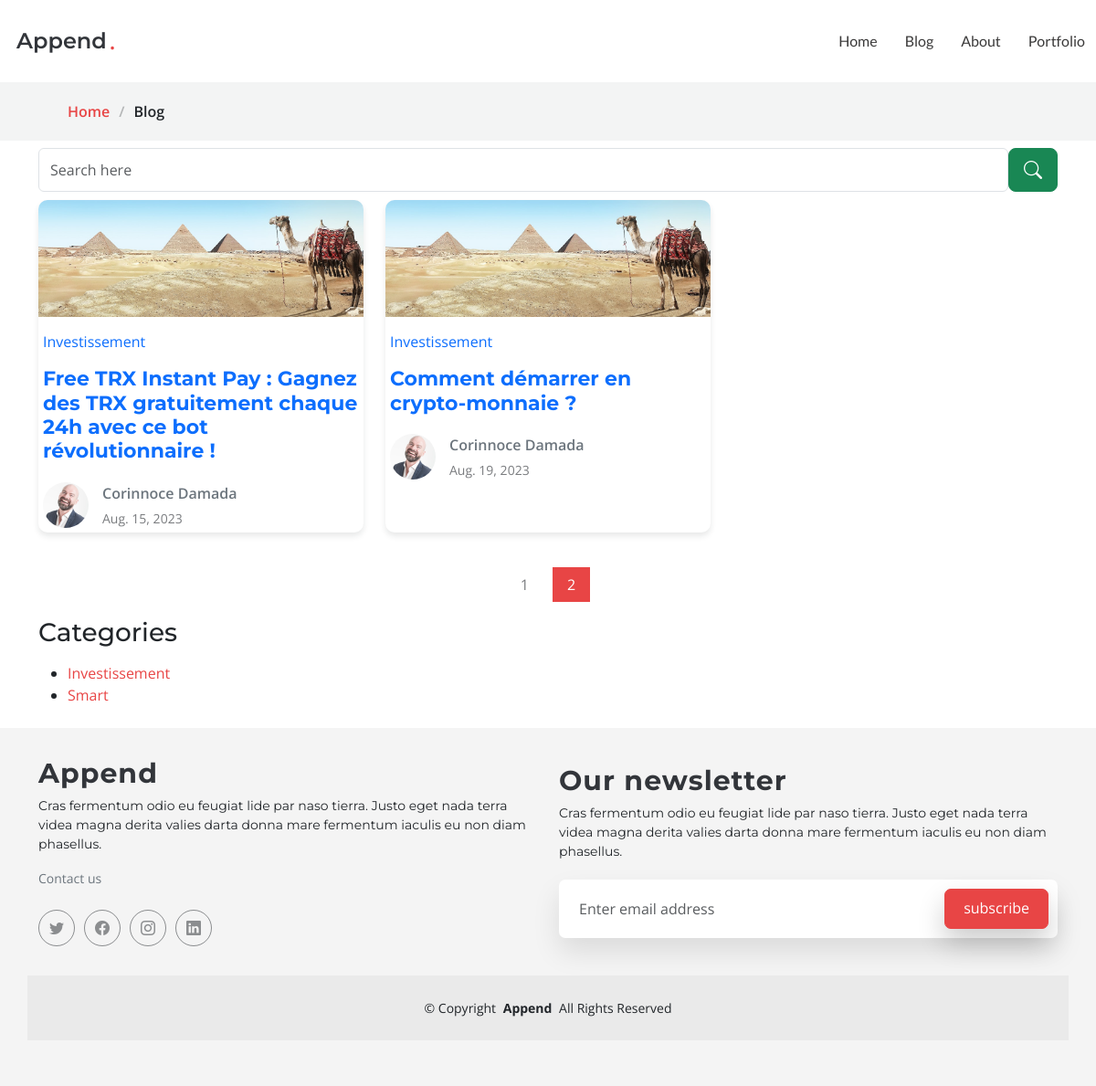
/articles/?page=2, run on the app's committed database.
### article/models.py (models this page shows, shortened)
class Article(models.Model):
    title = models.CharField(max_length=300)
    category = models.ForeignKey(Category, on_delete=models.CASCADE)
    picture = models.ImageField(upload_to='images/articles/',blank=True, null=True)
    cloudpicture = models.CharField(max_length=3000,blank=True)
    description = models.TextField(blank=True, null=True)
    slug = models.SlugField(max_length=1000,blank=True, null=True)
    author = models.ForeignKey(Author,on_delete=models.CASCADE)
    created_at = models.DateTimeField(auto_now=True)
    sendmail = models.BooleanField(default=True)
    published = models.BooleanField(default=False)
    created_at = models.DateField(auto_now=True, auto_now_add=False)

class Category(models.Model):
    name = models.CharField(max_length=254)
    picture = models.ImageField(upload_to='images/categories/',blank=True, null=True)
    cloudpicture = models.CharField(max_length=3000,blank=True)
    slug = models.SlugField(max_length=1000,blank=True, null=True)

class Author(models.Model):
    name = models.CharField(max_length=500)
    picture = models.ImageField(upload_to='images/authors/',blank=True, null=True)
    cloudpicture = models.CharField(max_length=10000,null=True,blank=True)
    description = models.TextField(blank=True)
    facebook = models.CharField(max_length=50000, blank=True, null=True)
    twitter = models.CharField(max_length=50000, blank=True, null=True)
    whatsapp = models.CharField(max_length=50000, blank=True, null=True)

### article/views.py (the view)
# urls.py: path('',blog,name="blog"),
def blog(request):
    articles = Article.objects.filter(published=True)
    if category:=request.GET.get('category'):
        articles = Article.objects.filter(published=True,category=get_object_or_404(Category,slug=category))
    if tag:=request.GET.get('tag'):
        articles = Article.objects.filter(Q(title__icontains=tag)|Q(description__icontains=tag),published=True)
    if article:=request.GET.get('article'):
        articles = Article.objects.filter(Q(title__icontains=article)|Q(description__icontains=article),published=True)
    articles = paginate(request,articles,3)
    return render(request,'articles/index.html',{'articles':articles,'categorys':get_category()})

### article/models.py (called while the page is built)
def paginate(request,objects,nbre):
    paginator = Paginator(objects,nbre)
    page = request.GET.get('page')
    return paginator.get_page(page)

def get_category():
    return Category.objects.all()

### templates/articles/index.html (shortened to what this page needs)
{% extends 'base.html' %}
{% load static %}
{% block content %}
<div data-aos="fade" class="page-title">
    <nav class="breadcrumbs">
        <div class="container">
        <ol>
            <li><a href="index.html">Home</a></li>
            <li class="current">Blog</li>
        </ol>
        </div>
    </nav>
    </div>
    <div class="container mb-2 mt-2">
        <form method="GET" action="{% url 'blog' %}">
            <div class="d-flex">
                <input class="form-control" placeholder="Search here" type="text" name="article">
                <button class="btn btn-success btn-lg" ><i class="bi bi-search"></i></button>
            </div>
        </form>
    </div>
    {% include 'inc/blog.html' %}
    <div class="container">
        <h3>Categories</h3>
        <ul class="mt-3">
            {% for category in categorys %}
                <li>
                    <a href="{% url 'blog' %}?category={{category.slug}}">{{category.name}}</a>
                </li>
            {% endfor %}
        </ul>
    </div>
{% endblock content %}

### templates/inc/blog.html (shortened to what this page needs)
{% load static %}
    <section id="blog" class="blog mb-2">
        <div class="container" data-aos="fade-up" data-aos-delay="100">
            <div class="row gy-4 posts-list">
                {% for article in articles %}
                    <div class="col-xl-4 mb-2 col-lg-6">
                        <article>
                          <a href="{% url 'detail' article.slug %}">
                          <div class="post-img">
                              {% if article.picture %}
                                <img src="{{article.picture.url}}" alt="" class="img-fluid">
                              {% elif article.cloudpicture %}
                                <img src="{{article.cloudpicture}}" alt="" class="img-fluid">
                              {% elif article.category.picture.url %}
                                <img src="{{article.category.picture.url}}" alt="" class="img-fluid">
                              {% else %}
                                <img src="{{article.category.cloudpicture}}" alt="" class="img-fluid">
                              {% endif %}
                          </div>
                          <p class=" text-primary ">{{article.category.name}}</p>
                          <h2 class="title  text-primary ">
                              {{article.title}}
                          </h2>
                          <div class="d-flex align-items-center">
                            {% if article.author.cloudpicture %}
                              <img src="{{article.author.cloudpicture}}" alt="" class="img-fluid post-author-img flex-shrink-0">
                            {% elif article.author.picture.url %}
                              <img src="{{article.author.picture.url}}" alt="" class="img-fluid post-author-img flex-shrink-0">
                            {% else %}
                              <img src="{% static 'assets/img/blog/blog-author.jpg' %}" alt="" class="img-fluid post-author-img flex-shrink-0">
                            {% endif %}
                              <div class="post-meta">
                              <p class="post-author text-secondary">{{article.author.name}}</p>
                              <p class="post-date">
                                  <time datetime="2022-01-01">{{article.created_at}}</time>
                              </p>
                              </div>
                          </div>
                          </a>
                        </article>
                    </div>
                {% endfor %}
            </div>
            <div class="pagination mb-2 d-flex justify-content-center">
            <ul>
              {% if articles.has_previous %}
                <li><a href="?page={{articles.previous_page_number}}">{{articles.previous_page_number}}</a></li>
              {% endif %}
                <li class="active"><a href="#">{{articles.number}}</a></li>
            </ul>
            </div>
        </div>
    </section>

### static/assets/css/main.css (style rules this page uses)
:root { --font-default: "Open Sans", system-ui, -apple-system, "Segoe UI", Roboto, "Helvetica Neue", Arial, "Noto Sans", "Liberation Sans", sans-serif, "Apple Color Emoji", "Segoe UI Emoji", "Segoe UI Symbol", "Noto Color Emoji"; --font-primary: "Montserrat", sans-serif; --font-secondary: "Lato", sans-serif; }
:root { --color-default: #212529; --color-default-rgb: 33, 37, 41; --color-background: #ffffff; --color-background-rgb: 255, 255, 255; --color-primary: #e84545; --color-primary-rgb: 232, 69, 69; --color-secondary: #32353a; --color-secondary-rgb: 50, 53, 58; --color-box-background: #ffffff; --color-box-background-rgb: 255, 255, 255; --color-inverse: #ffffff; --color-inverse-rgb: 255, 255, 255; }
:root { --color-nav: #3a3939; --color-nav-hover: #e84545; --color-nav-dropdown: #3a3939; --color-nav-dropdown-hover: #e84545; --color-nav-dropdown-background: #ffffff; --color-nav-mobile-background: #ffffff; }
:root { scroll-behavior: smooth; }
body { color: var(--color-default); background-color: var(--color-background); font-family: var(--font-default); }
a { color: var(--color-primary); text-decoration: none; transition: 0.3s; }
h1, h2, h3, h4, h5, h6 { font-family: var(--font-primary); }
section { color: var(--color-default); background-color: var(--color-background); padding: 1px; overflow: clip; }
.page-title { --color-box-background: rgba(var(--color-default-rgb), .05); color: var(--color-default); background-color: var(--color-background); }
.page-title nav { background-color: var(--color-box-background); padding: 20px 0; }
.page-title nav ol { display: flex; flex-wrap: wrap; list-style: none; margin: 0; font-size: 16px; font-weight: 600; }
.page-title nav ol li+li { padding-left: 10px; }
.page-title nav ol li+li::before { content: "/"; display: inline-block; padding-right: 10px; color: rgba(var(--color-default-rgb), 0.3); }
section { scroll-margin-top: 90px; }
.blog .posts-list article { box-shadow: 0 4px 6px rgba(var(--color-default-rgb), 0.1); padding: 5px; height: 100%; border-radius: 10px; overflow: hidden; }
.blog .posts-list .post-img { max-height: 240px; margin: -30px -30px 15px -30px; overflow: hidden; }
.blog .posts-list .title { font-size: 22px; font-weight: 700; padding: 0; margin: 0 0 20px 0; }
.blog .posts-list .post-author-img { width: 50px; border-radius: 50%; margin-right: 15px; }
.blog .posts-list .post-author { font-weight: 600; margin-bottom: 5px; }
.blog .posts-list .post-date { font-size: 14px; color: rgba(var(--color-default-rgb), 0.6); margin-bottom: 0; }
.blog .pagination { margin-top: 30px; color: rgba(var(--color-default-rgb), 0.6); }
.blog .pagination ul { display: flex; padding: 0; margin: 0; list-style: none; }
.blog .pagination li { margin: 0 5px; transition: 0.3s; }
.blog .pagination li a { color: rgba(var(--color-default-rgb), 0.6); padding: 7px 16px; display: flex; align-items: center; justify-content: center; }
.blog .pagination li.active, .blog .pagination li:hover { background: var(--color-primary); color: var(--color-inverse); }
.blog .pagination li.active a, .blog .pagination li:hover a { color: var(--color-inverse); }

### data on the page
Article: category.picture (picture), category.name "Investissement", title "Free TRX Instant Pay : Gagnez des TRX gratuitement chaque 24h avec ce bot révolutionnaire !", author.picture (picture), author.name "Corinnoce Damada", created_at "Aug. 15, 2023"
Article: category.picture (picture), category.name "Investissement", title "Comment démarrer en crypto-monnaie ?", author.picture (picture), author.name "Corinnoce Damada", created_at "Aug. 19, 2023"
Category: name "Investissement"
Category: name "Smart"

### other printed values
{{ articles.previous_page_number }} "1"
{{ articles.number }} "2"
